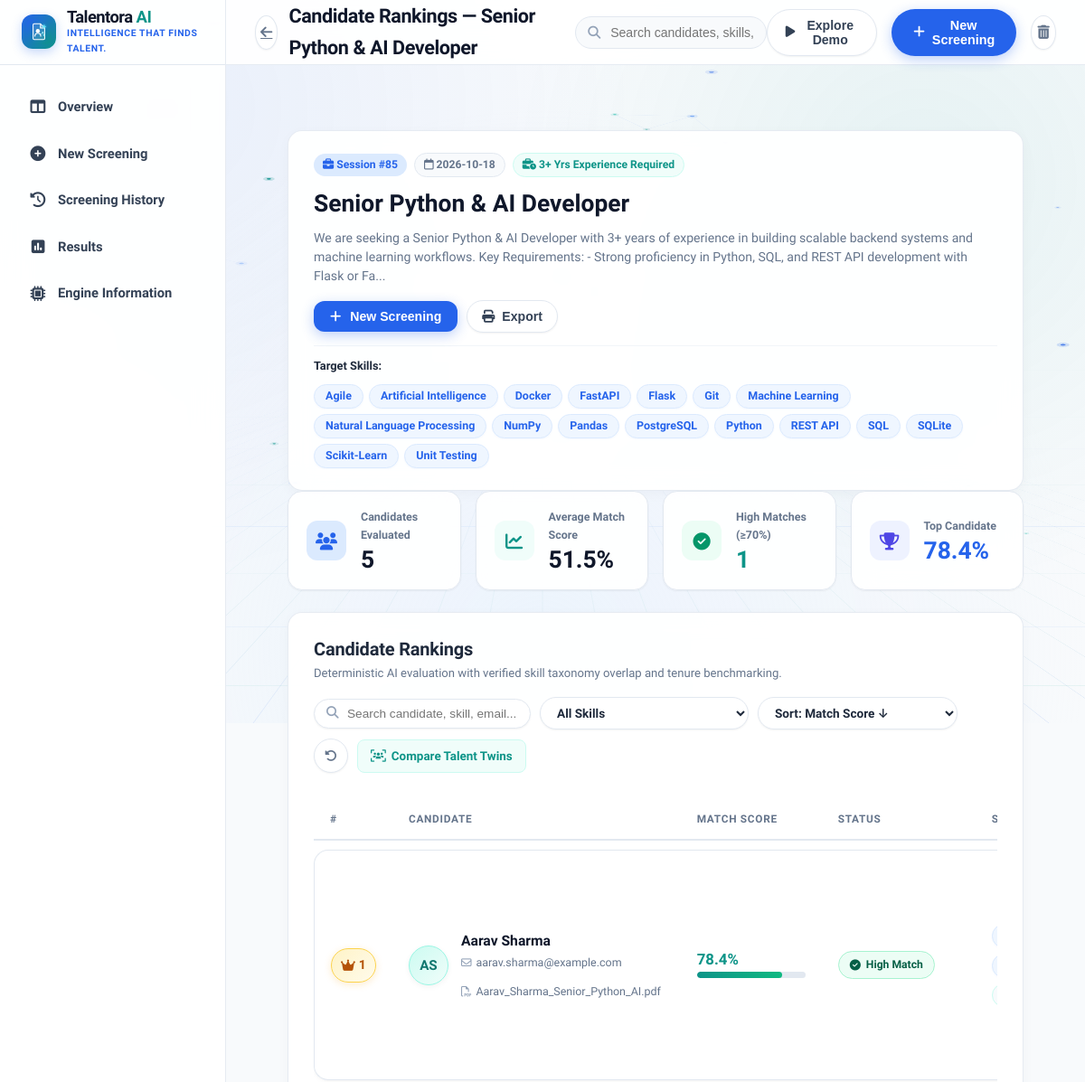
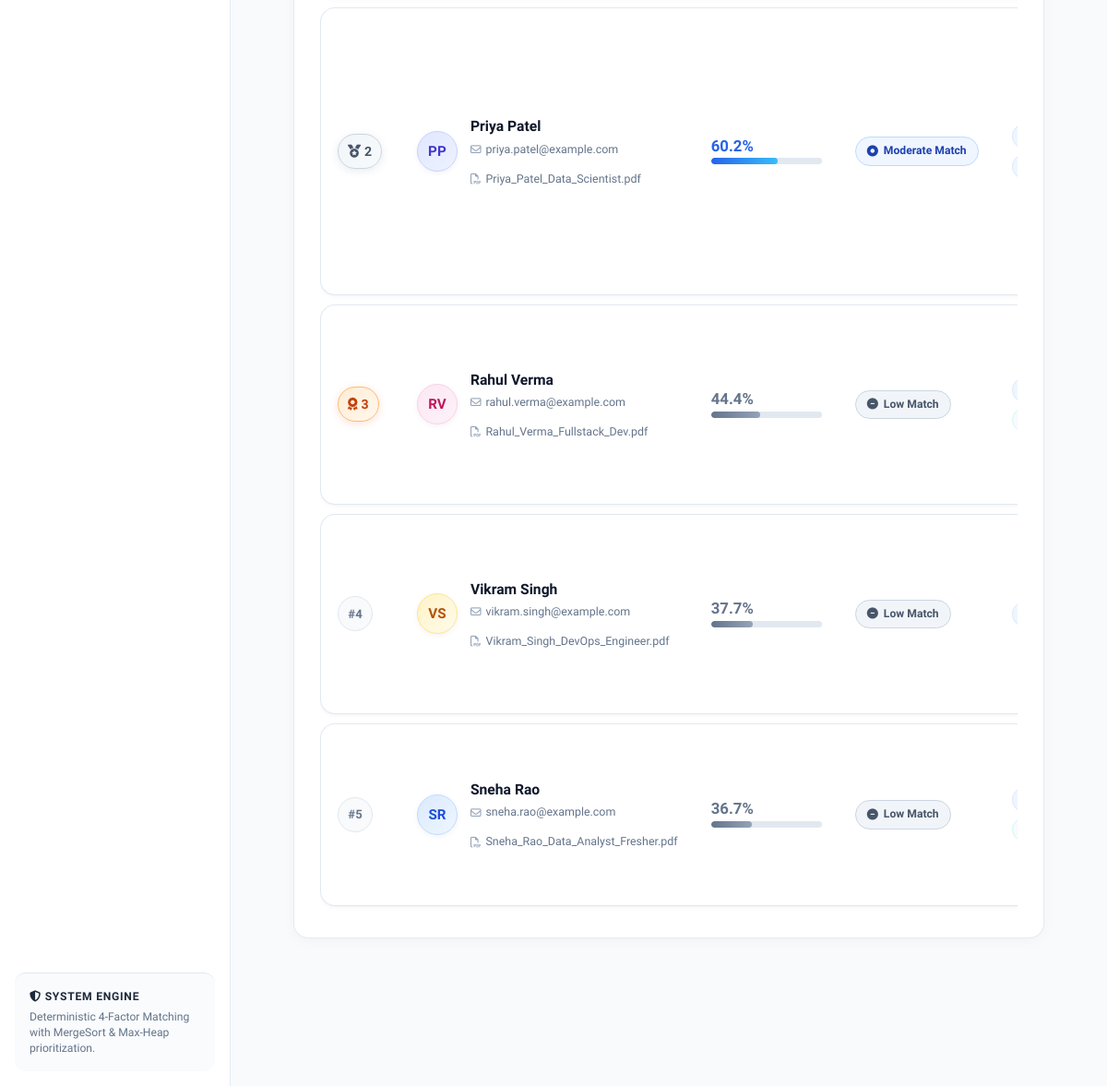
Page /results/85 on the committed database (2 pictures, top to bottom).
### tables this page shows
CREATE TABLE jobs (
            id INTEGER PRIMARY KEY AUTOINCREMENT,
            job_title TEXT NOT NULL,
            job_description TEXT NOT NULL,
            required_skills TEXT,
            required_experience REAL DEFAULT 0,
            created_at TIMESTAMP DEFAULT CURRENT_TIMESTAMP
        );

CREATE TABLE candidates (
            id INTEGER PRIMARY KEY AUTOINCREMENT,
            job_id INTEGER,
            name TEXT NOT NULL,
            email TEXT,
            phone TEXT,
            education TEXT,
            experience_years REAL DEFAULT 0,
            resume_filename TEXT,
            match_score REAL DEFAULT 0,
            skill_score REAL DEFAULT 0,
            exp_score REAL DEFAULT 0,
            edu_score REAL DEFAULT 0,
            tfidf_score REAL DEFAULT 0,
            badge TEXT,
            badge_class TEXT,
            matched_skills TEXT,
            missing_skills TEXT,
            additional_skills TEXT,
            explanations_json TEXT,
            raw_text TEXT,
            projects TEXT,
            certifications TEXT,
            created_at TIMESTAMP DEFAULT CURRENT_TIMESTAMP,
            FOREIGN KEY (job_id) REFERENCES jobs (id) ON DELETE CASCADE
        );

CREATE TABLE talent_twin_simulations (
            id INTEGER PRIMARY KEY AUTOINCREMENT,
            candidate_id INTEGER NOT NULL UNIQUE,
            job_id INTEGER NOT NULL,
            task_type TEXT,
            challenge_title TEXT,
            challenge_json TEXT,
            submission_json TEXT,
            results_json TEXT,
            practical_score REAL DEFAULT 0.0,
            confidence_score REAL DEFAULT 0.0,
            confidence_badge TEXT,
            status TEXT DEFAULT 'pending',
            created_at TIMESTAMP DEFAULT CURRENT_TIMESTAMP,
            completed_at TIMESTAMP,
            FOREIGN KEY (candidate_id) REFERENCES candidates (id) ON DELETE CASCADE,
            FOREIGN KEY (job_id) REFERENCES jobs (id) ON DELETE CASCADE
        );

### app.py (the view)
@app.route('/results/<int:job_id>')
def view_results(job_id: int):
    job = database.get_job(job_id)
    if not job:
        flash("Screening session not found.", "error")
        return redirect(url_for('dashboard'))
    candidates = database.get_job_talent_twin_comparison(job_id)
    ranked_candidates = merge_sort(candidates, key=lambda c: c["match_score"], reverse=True)
    for idx, cand in enumerate(ranked_candidates):
        cand["rank"] = idx + 1
    total_count = len(ranked_candidates)
    avg_score = round(sum(c["match_score"] for c in ranked_candidates) / total_count, 1) if total_count > 0 else 0.0
    top_candidate = ranked_candidates[0] if ranked_candidates else None
    all_skills_set = set()
    for c in ranked_candidates:
        all_skills_set.update(c.get("skills", []))
    available_skills = sorted(list(all_skills_set))
    return render_template(
        'results.html',
        job=job,
        candidates=ranked_candidates,
        total_count=total_count,
        avg_score=avg_score,
        top_candidate=top_candidate,
        available_skills=available_skills
    )

### templates/results.html (shortened to what this page needs)
{% extends 'base.html' %}
{% block page_title %}Candidate Rankings — {{ job.job_title }}{% endblock %}
{% block content %}
<div class="results-page-container">
    <div class="card-light-panel mb-4">
        <div style="display: flex; justify-content: space-between; align-items: flex-start; flex-wrap: wrap; gap: 16px;">
            <div>
                <div style="display: flex; gap: 8px; align-items: center; margin-bottom: 8px; flex-wrap: wrap;">
                    <span style="font-size: 0.76rem; font-weight: 700; background: var(--color-soft-sky); color: var(--color-arctic-blue); padding: 3px 10px; border-radius: var(--radius-pill);">
                        <i class="fa-solid fa-briefcase"></i> Session #{{ job.id }}
                    </span>
                    <span style="font-size: 0.76rem; font-weight: 600; background: var(--color-ice-white); color: var(--color-slate-muted); padding: 3px 10px; border-radius: var(--radius-pill); border: 1px solid var(--border-color);">
                        <i class="fa-regular fa-calendar"></i> {{ job.created_at[:10] if job.created_at else 'Recent' }}
                    </span>
                    {% if job.required_experience > 0 %}
                    <span style="font-size: 0.76rem; font-weight: 700; background: var(--color-soft-teal); color: var(--color-teal); padding: 3px 10px; border-radius: var(--radius-pill); border: 1px solid var(--color-soft-teal-border);">
                        <i class="fa-solid fa-business-time"></i> {{ job.required_experience|format_exp }}+ Yrs Experience Required
                    </span>
                    {% endif %}
                </div>
                <h1 style="font-size: 1.65rem; font-weight: 800; color: var(--color-slate-title); margin-bottom: 6px;">{{ job.job_title }}</h1>
                <p style="font-size: 0.88rem; color: var(--color-slate-muted); max-width: 820px; line-height: 1.5;">{{ job.job_description[:240] }}{% if job.job_description|length > 240 %}...{% endif %}</p>
            </div>
            <div style="display: flex; gap: 10px; align-items: center;">
                <button type="button" class="btn-primary-screen" onclick="openUploadModal()" style="padding: 9px 18px; font-size: 0.88rem; width: auto;">
                    <i class="fa-solid fa-plus"></i> New Screening
                </button>
                <button onclick="window.print()" class="btn-nav-demo" title="Print / Export Report" style="padding: 9px 16px; font-size: 0.88rem;">
                    <i class="fa-solid fa-print"></i> Export
                </button>
            </div>
        </div>
        {% if job.required_skills %}
        <div class="target-skills-wrap">
            <span class="target-skills-label">Target Skills:</span>
            <div class="skills-pill-cluster">
                {% for s in job.required_skills %}
                <span class="skill-pill-tag">{{ s }}</span>
                {% endfor %}
            </div>
        </div>
        {% endif %}
    </div>
    <div class="kpi-slots-grid mb-4">
        <div class="kpi-card-clean">
            <div class="kpi-icon-pill icon-blue"><i class="fa-solid fa-users"></i></div>
            <div>
                <span class="kpi-label-muted">Candidates Evaluated</span>
                <div class="kpi-stat-bold">{{ total_count }}</div>
            </div>
        </div>
        <div class="kpi-card-clean">
            <div class="kpi-icon-pill icon-teal"><i class="fa-solid fa-chart-line"></i></div>
            <div>
                <span class="kpi-label-muted">Average Match Score</span>
                <div class="kpi-stat-bold">{{ avg_score }}%</div>
            </div>
        </div>
        <div class="kpi-card-clean">
            <div class="kpi-icon-pill icon-green"><i class="fa-solid fa-circle-check"></i></div>
            <div>
                <span class="kpi-label-muted">High Matches (&ge;70%)</span>
                <div class="kpi-stat-bold" style="color: var(--color-teal);">
                    {{ candidates|selectattr('match_score', 'ge', 70)|list|length }}
                </div>
            </div>
        </div>
        <div class="kpi-card-clean">
            <div class="kpi-icon-pill icon-indigo"><i class="fa-solid fa-trophy"></i></div>
            <div>
                <span class="kpi-label-muted">Top Candidate</span>
                <div class="kpi-stat-bold" style="color: var(--color-arctic-blue);">
                    {% if top_candidate %}{{ top_candidate.match_score }}%{% else %}N/A{% endif %}
                </div>
            </div>
        </div>
    </div>
    <div class="card-light-panel" id="rankingsSection">
        <div class="table-toolbar-flex" style="margin-bottom: 20px;">
            <div>
                <h3 class="panel-title-clean" style="font-size: 1.25rem;">Candidate Rankings</h3>
                <p class="panel-sub-text">Deterministic AI evaluation with verified skill taxonomy overlap and tenure benchmarking.</p>
            </div>
            <div style="display: flex; gap: 10px; align-items: center; flex-wrap: wrap;">
                <div style="position: relative; min-width: 240px;">
                    <i class="fa-solid fa-magnifying-glass" style="position: absolute; left: 14px; top: 50%; transform: translateY(-50%); color: var(--color-slate-light); font-size: 0.85rem;"></i>
                    <input type="text" id="candidateSearchInput" class="light-table-search"
                        placeholder="Search candidate, skill, email..." onkeyup="filterRankingsTable()" style="padding-left: 36px; font-size: 0.85rem; padding-top: 8px; padding-bottom: 8px;">
                </div>
                <select id="skillDropdownFilter" class="light-select-control" onchange="filterRankingsTable()" style="font-size: 0.85rem; padding: 8px 14px;">
                    <option value="">All Skills</option>
                </select>
                <select id="sortDropdownFilter" class="light-select-control" onchange="sortRankingsTable(this.value)" style="font-size: 0.85rem; padding: 8px 14px;">
                    <option value="score_desc">Sort: Match Score &darr;</option>
                </select>
                <button type="button" class="btn-clear-filters" onclick="clearRankingsFilters()" title="Reset Filters">
                    <i class="fa-solid fa-rotate-left"></i>
                </button>
                <a href="{{ url_for('talent_twin_compare', job_id=job.id) }}" class="btn-twin-compare-link" title="Compare candidates on dual metrics (Resume vs Talent Twin)">
                    <i class="fa-solid fa-users-viewfinder"></i>
                    <span>Compare Talent Twins</span>
                </a>
            </div>
        </div>
        <div style="overflow-x: auto;">
            <table class="light-saas-table" id="rankingsTable">
                <thead>
                    <tr>
                        <th style="width: 60px;">#</th>
                        <th style="min-width: 220px;">Candidate</th>
                        <th style="width: 170px;">Match Score</th>
                        <th style="width: 140px;">Status</th>
                        <th style="min-width: 240px;">Skills Matched</th>
                    </tr>
                </thead>
                <tbody id="rankingsTableBody">
                    {% for c in candidates %}
                    <tr class="ranking-row"
                        data-name="{{ c.name|lower }}"
                        data-email="{{ c.email|lower }}"
                        data-skills="{{ c.skills|join(' ')|lower }}"
                        data-score="{{ c.match_score }}"
                        data-exp="{{ c.experience_years }}">
                        <td class="col-rank">
                            {% if loop.index == 1 %}
                                <span class="rank-badge-medal rank-1" title="Rank 1 - Top Candidate">
                                    <i class="fa-solid fa-crown"></i> 1
                                </span>
                            {% elif loop.index == 2 %}
                                <span class="rank-badge-medal rank-2" title="Rank 2">
                                    <i class="fa-solid fa-medal"></i> 2
                                </span>
                            {% elif loop.index == 3 %}
                                <span class="rank-badge-medal rank-3" title="Rank 3">
                                    <i class="fa-solid fa-award"></i> 3
                                </span>
                            {% else %}
                                <span class="rank-badge-medal rank-default">
                                    #{{ loop.index }}
                                </span>
                            {% endif %}
                        </td>
                        <td class="col-candidate">
                            <div class="cand-info-flex">
                                <div class="cand-avatar avatar-tint-{{ loop.index % 5 }}">
                                    {{ c.initials if c.initials else (c.name[:2]|upper if c.name != 'Not Available' else 'CD') }}
                                </div>
                                <div class="cand-meta">
                                    <a href="{{ url_for('candidate_detail', candidate_id=c.id) }}" class="cand-name-title">
                                        {{ c.name }}
                                    </a>
                                    <div class="cand-contact-row">
                                        <span class="cand-contact-item" title="{{ c.email }}">
                                            <i class="fa-regular fa-envelope"></i> {{ c.email }}
                                        </span>
                                        {% if c.resume_filename %}
                                        <span class="cand-contact-item" title="{{ c.resume_filename }}">
                                            <i class="fa-regular fa-file-pdf text-danger"></i> {{ c.resume_filename }}
                                        </span>
                                        {% endif %}
                                    </div>
                                </div>
                            </div>
                        </td>
                        <td class="col-score">
                            <div class="cand-score-box">
                                <div class="cand-score-header">
                                    <span class="cand-score-percent {% if c.match_score >= 70 %}score-text-high{% elif c.match_score >= 45 %}score-text-moderate{% else %}score-text-low{% endif %}">
                                        {{ c.match_score }}%
                                    </span>
                                </div>
                                <div class="score-track-modern">
                                    <div class="score-fill-modern {% if c.match_score >= 70 %}fill-high{% elif c.match_score >= 45 %}fill-moderate{% else %}fill-low{% endif %}"
                                         style="width: {{ c.match_score }}%;"></div>
                                </div>
                            </div>
                        </td>
                        <td class="col-badge">
                            {% if c.match_score >= 70 %}
                                <span class="status-pill-modern pill-high">
                                    <i class="fa-solid fa-circle-check"></i> High Match
                                </span>
                            {% elif c.match_score >= 45 %}
                                <span class="status-pill-modern pill-moderate">
                                    <i class="fa-solid fa-circle-dot"></i> Moderate Match
                                </span>
                            {% else %}
                                <span class="status-pill-modern pill-low">
                                    <i class="fa-solid fa-circle-minus"></i> Low Match
                                </span>
                            {% endif %}
                        </td>
                        <td class="col-skills">
                            <div class="cand-skills-chips-wrap">
                                {% for s in c.matched_skills[:3] %}
                                    <span class="skill-pill-tag">{{ s }}</span>
                                {% endfor %}
                                {% if c.matched_skills|length > 3 %}
                                    <span class="skill-chip-more" title="{{ c.matched_skills[3:]|join(', ') }}">+{{ c.matched_skills|length - 3 }} more</span>
                                {% elif not c.matched_skills and c.skills %}
                                    {% for s in c.skills[:2] %}
                                        <span class="skill-pill-tag">{{ s }}</span>
                                    {% endfor %}
                                {% endif %}
                            </div>
                        </td>
                    </tr>
                    {% endfor %}
                </tbody>
            </table>
        </div>
    </div>
</div>
{% endblock %}

### rows in the picture
jobs: job_title "Senior Python & AI Developer", id "85", created_at "2026-10-18", required_experience "3", job_description "We are seeking a Senior Python & AI Developer with 3+ years of experience in building scalable backend systems and machine learning workflows. Key Requirements: - Strong proficiency in Python, SQL, and REST API development with Flask or Fa"
candidates: match_score "78.4"
talent_twin_simulations: shows "1", initials "AS", name "Aarav Sharma", email "aarav.sharma@example.com", resume_filename "Aarav_Sharma_Senior_Python_AI.pdf", match_score "78.4", shows "High Match"
candidates: shows "2", initials "PP", name "Priya Patel", email "priya.patel@example.com", resume_filename "Priya_Patel_Data_Scientist.pdf", match_score "60.2", shows "Moderate Match"
candidates: shows "3", initials "RV", name "Rahul Verma", email "rahul.verma@example.com", resume_filename "Rahul_Verma_Fullstack_Dev.pdf", match_score "44.4", shows "Low Match"
candidates: initials "VS", name "Vikram Singh", email "vikram.singh@example.com", resume_filename "Vikram_Singh_DevOps_Engineer.pdf", match_score "37.7", shows "Low Match"
candidates: initials "SR", name "Sneha Rao", email "sneha.rao@example.com", resume_filename "Sneha_Rao_Data_Analyst_Fresher.pdf", match_score "36.7", shows "Low Match"

### other values in the picture
{{ s }} "Agile" "Artificial Intelligence" "Docker" "FastAPI" "Flask" "Git" "Machine Learning" "Natural Language Processing" "NumPy" "Pandas" "PostgreSQL" "Python" "REST API" "SQL" "SQLite" "Scikit-Learn" "Unit Testing"
{{ total_count }} "5"
{{ avg_score }} "51.5"
{{ candidates|selectattr('match_score', 'ge', 70)|list|length }} "1"
